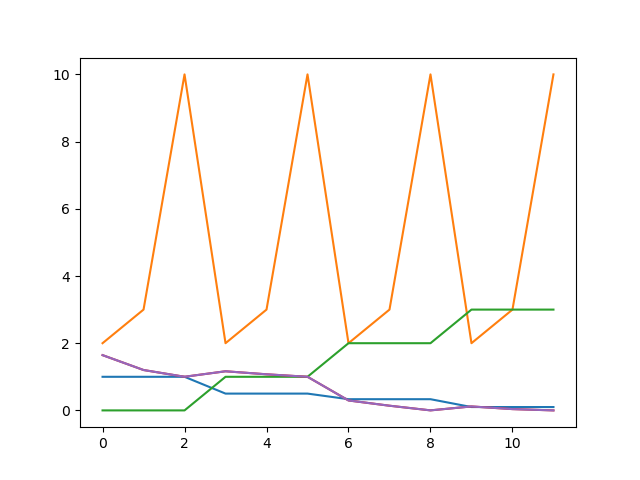

Recreate this plot in Python.
#! /usr/bin/env python
#
import numpy as np
import matplotlib.pyplot as plt
import platform
from lerch_values import lerch_values


def lerch(z, s, a):

    # *****************************************************************************80
    #
    # LERCH estimates the Lerch transcendent function.
    #
    #  Discussion:
    #
    #    The Lerch transcendent function is defined as:
    #
    #      LERCH ( Z, S, A ) = Sum ( 0 <= K < Infinity ) Z^K / ( A + K )^S
    #
    #    excluding any term with ( A + K ) = 0.
    #
    #    In Mathematica, the function can be evaluated by:
    #
    #      LerchPhi[z,s,a]
    #
    #  Licensing:
    #
    #    This code is distributed under the GNU LGPL license.
    #
    #  Modified:
    #
    #    23 February 2015
    #
    #  Author:
    #
    #    John Burkardt
    #
    #  Reference:
    #
    #    Eric Weisstein, editor,
    #    CRC Concise Encylopedia of Mathematics,
    #    CRC Press, 1998.
    #
    #  Thanks:
    #
    #    Oscar van Vlijmen
    #
    #  Parameters:
    #
    #    Input, real Z, integer S, real A,
    #    the parameters of the function.
    #
    #    Output, real VALUE, an approximation to the Lerch
    #    transcendent function.
    #
    value = 0.0

    if (z <= 0.0):
        return value

    eps = 1.0E-10
    k = 0
    z_k = 1.0

    while (True):

        if (a + k != 0.0):

            term = z_k / (a + k) ** s
            value = value + term

            if (abs(term) <= eps * (1.0 + abs(value))):
                break

        k = k + 1
        z_k = z_k * z

    return value


def lerch_test():

    # *****************************************************************************80
    #
    # LERCH_TEST tests LERCH.
    #
    #  Licensing:
    #
    #    This code is distributed under the GNU LGPL license.
    #
    #  Modified:
    #
    #    23 February 2015
    #
    #  Author:
    #
    #    John Burkardt
    #

    print('')
    print('LERCH_TEST')
    print('  Python version: %s' % (platform.python_version()))
    print('  LERCH evaluates the Lerch function;')
    print('')
    print('       Z       S       A         Lerch           Lerch')
    print('                             Tabulated        Computed')
    print('')

    data = []
    n_data = 0

    while (True):
        dat = [n_data]
        n_data, z, s, a, f = lerch_values(n_data)

        if (n_data == 0):
            break

        f2 = lerch(z, s, a)
        dat += [z, s, a, f, f2]
        data.append(dat)

        print('  %8g  %4d  %8g  %14g  %14g' % (z, s, a, f, f2))
    data = np.array(data)

    plt.figure()
    plt.plot(data[:, 1])
    plt.plot(data[:, 2])
    plt.plot(data[:, 3])
    plt.plot(data[:, 4])
    plt.plot(data[:, 5])
    plt.savefig("./lerch.png")

    print('')
    print('LERCH_TEST')
    print('  Normal end of execution.')
    return


if (__name__ == '__main__'):
    from timestamp import timestamp
    timestamp()
    lerch_test()
    timestamp()
